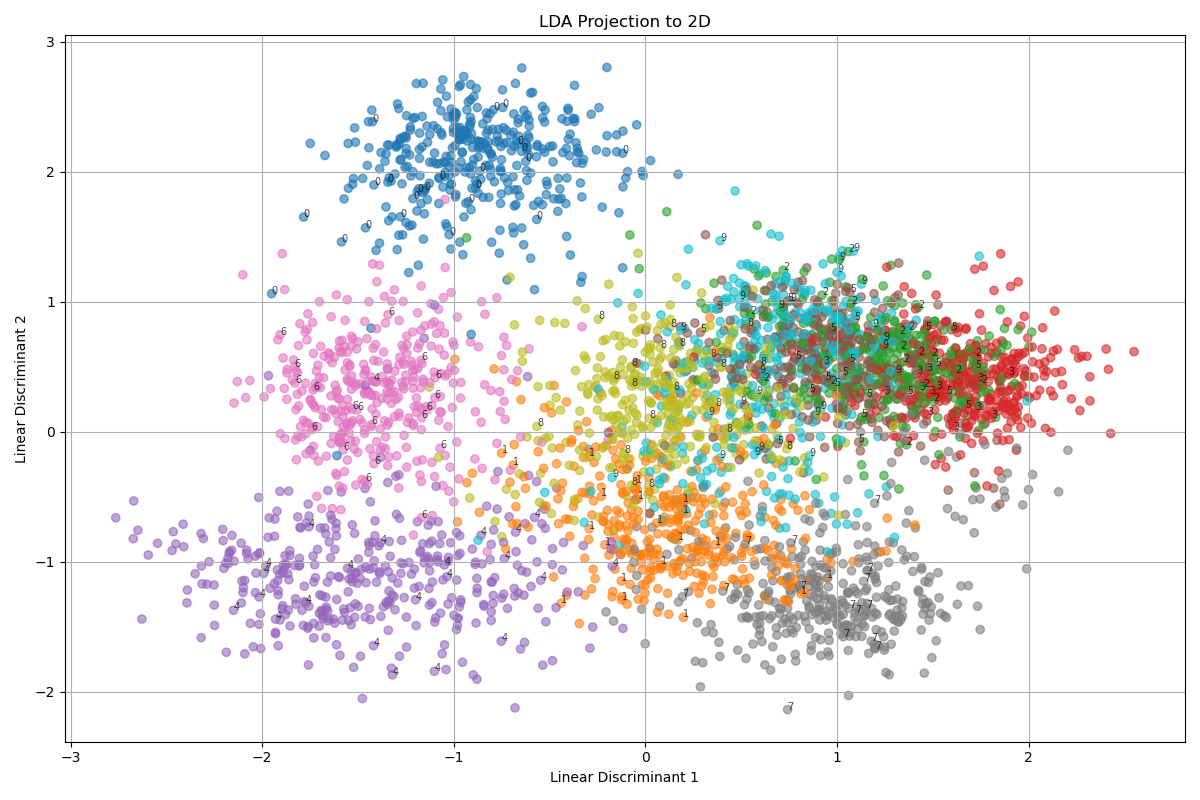

Write Python code to recreate this figure.
import random

import numpy as np
from matplotlib import pyplot as plt


def compute_class_means(X, y):
    classes = np.unique(y)
    means = {}
    for c in classes:
        class_samples = X[y == c]
        n_samples = class_samples.shape[0]
        mu = np.sum(class_samples, axis=0) / n_samples
        means[c] = mu
    return means


def compute_lda_components(X, y, n_components=2):
    n_features = X.shape[1]
    classes = np.unique(y)
    overall_mean = np.sum(X, axis=0) / X.shape[0]

    S_W = np.zeros((n_features, n_features))
    S_B = np.zeros((n_features, n_features))

    # Class mean vectors
    means = {}
    for c in classes:
        class_data = X[y == c]
        mu_k = np.sum(class_data, axis=0) / class_data.shape[0]
        means[c] = mu_k

        # Within-class scatter
        for x in class_data:
            diff = (x - mu_k).reshape(-1, 1)
            S_W += np.dot(diff, diff.T)

        # Between-class scatter
        mean_diff = (mu_k - overall_mean).reshape(-1, 1)
        S_B += class_data.shape[0] * np.dot(mean_diff, mean_diff.T)

    S_W_inv = np.linalg.pinv(S_W)
    eigvals, eigvecs = np.linalg.eig(S_W_inv @ S_B)

    # Sort by descending eigenvalue
    sorted_indices = np.argsort(eigvals)[::-1]
    top_components = eigvecs[:, sorted_indices[:n_components]]

    # Project data
    X_lda = X @ top_components.real

    return X_lda, top_components.real


def plot_lda_projection(X_lda, y, annotate_count=200):
    plt.figure(figsize=(12, 8))

    plt.scatter(X_lda[:, 0], X_lda[:, 1], c='gray', alpha=0.1, s=10)

    indices = random.sample(range(len(y)), annotate_count)
    for idx in indices:
        plt.annotate(str(int(y[idx])), (X_lda[idx, 0], X_lda[idx, 1]),
                     fontsize=8, color='black', alpha=0.7)

    plt.title("LDA Projection to 2D")
    plt.xlabel("Linear Discriminant 1")
    plt.ylabel("Linear Discriminant 2")
    plt.grid(False)
    plt.tight_layout()
    plt.show()


def plot_lda(X_pca, y, annotate_count=200):
    plt.figure(figsize=(12, 8))

    # Scatter all points
    plt.scatter(X_pca[:, 0], X_pca[:, 1], c=y, cmap='tab10', alpha=0.6)

    # Annotate 200 random points
    indices = random.sample(range(len(y)), annotate_count)
    for i in indices:
        plt.annotate(str(int(y[i])), (X_pca[i, 0], X_pca[i, 1]), fontsize=7, alpha=0.7)

    plt.title("LDA Projection to 2D")
    plt.xlabel("Linear Discriminant 1")
    plt.ylabel("Linear Discriminant 2")
    plt.grid(True)
    plt.tight_layout()
    plt.show()
